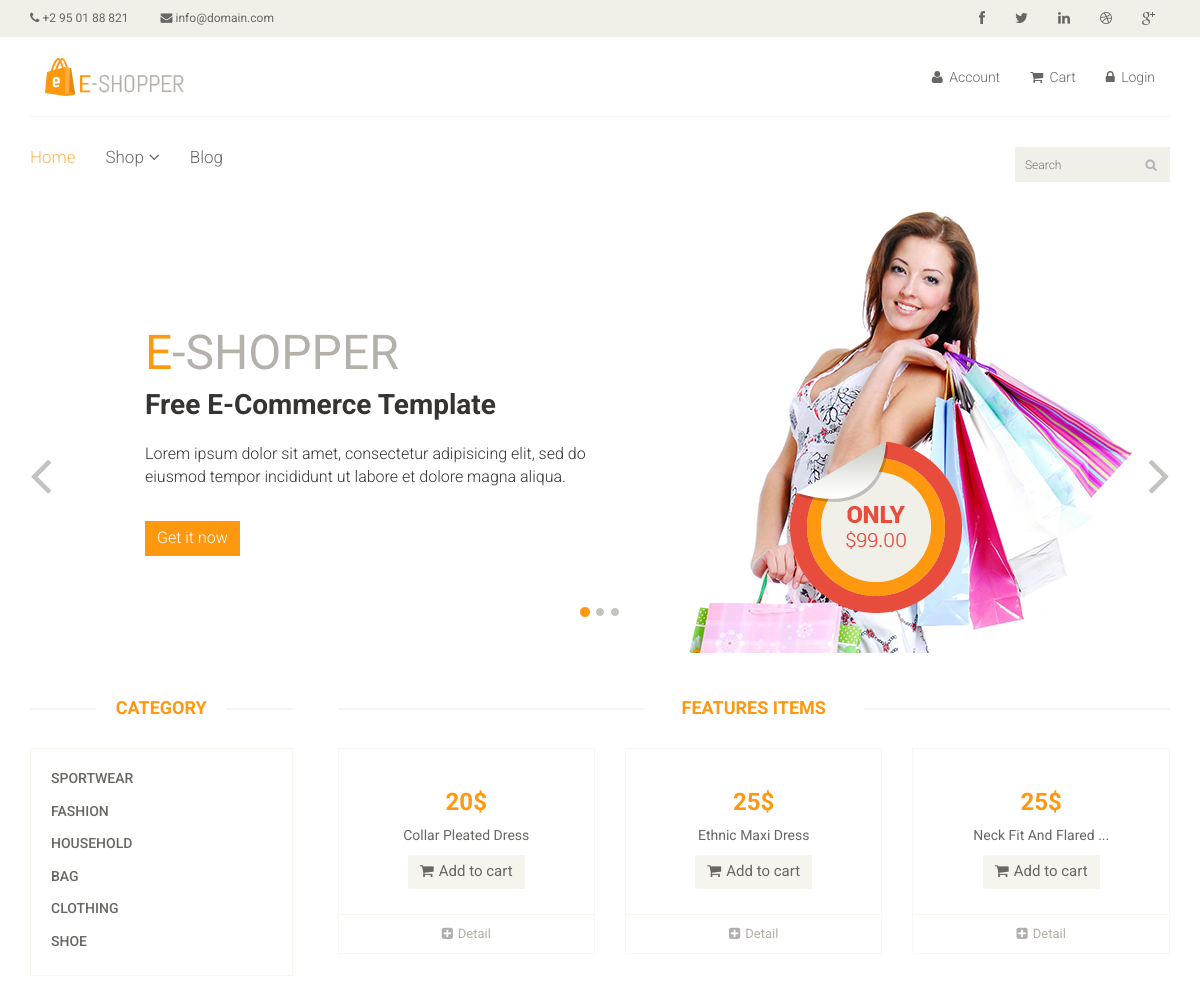
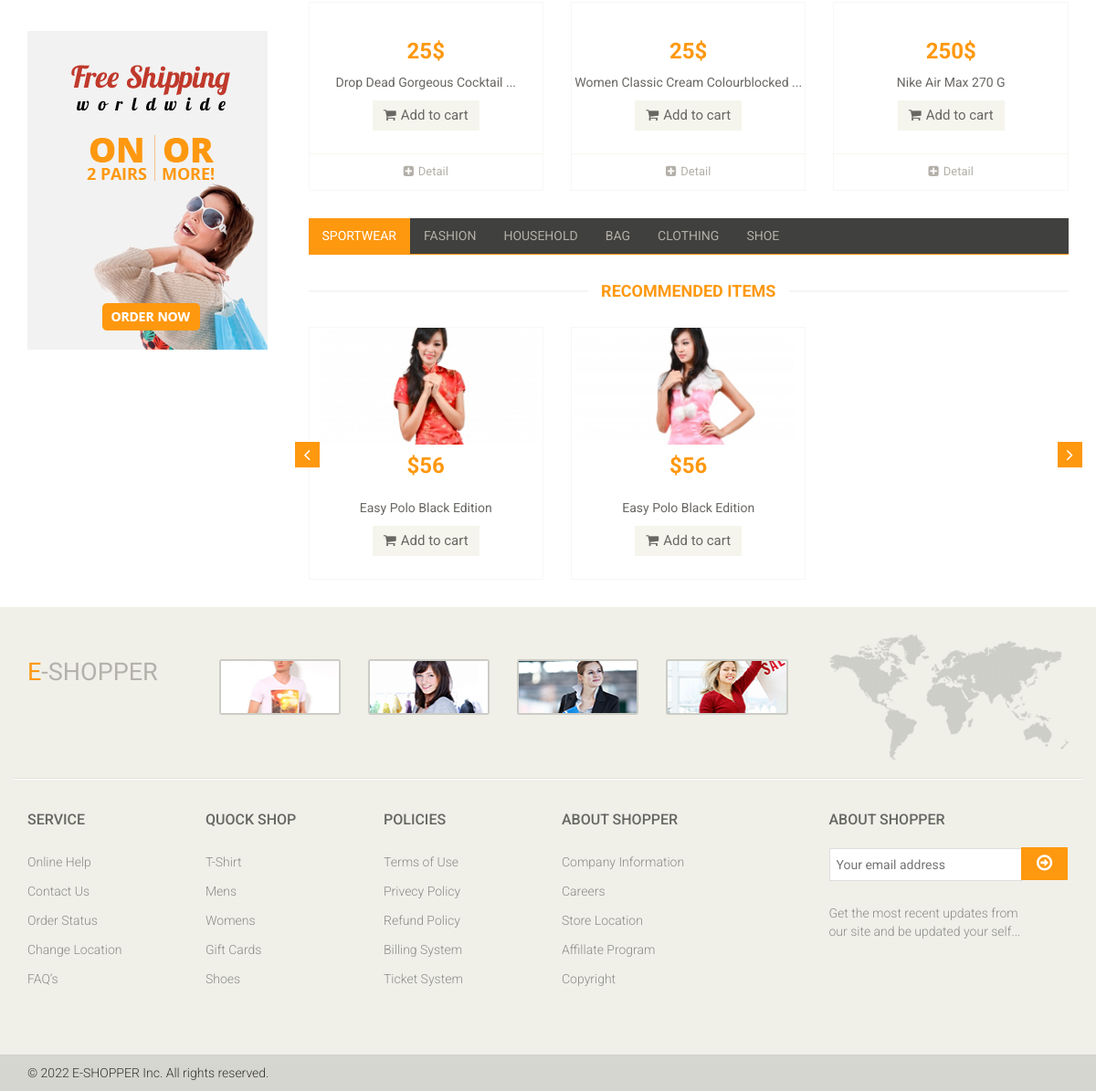
The page / on the database its author committed (2 pictures, top to bottom).
### tables this page shows
CREATE TABLE `categories` (
  `id` int(11) NOT NULL,
  `name` varchar(255) NOT NULL
);

CREATE TABLE `clothes` (
  `id` int(11) NOT NULL,
  `status` enum('hide','active','delete') DEFAULT NULL,
  `img` varchar(255) DEFAULT NULL,
  `title` varchar(255) DEFAULT NULL,
  `description` varchar(255) DEFAULT NULL,
  `category` int(11) NOT NULL,
  `sex` enum('men','women','kid','unisex') DEFAULT NULL,
  `price` float DEFAULT NULL,
  `quantity` int(11) DEFAULT NULL
);

### include/get-features-items.php (the view, shortened to what this page needs)
<?php
$query = "select * from clothes where clothes.status='active'";
$result = mysqli_query($con, $query);
$maxitem = 6;
$num_item_on_cart = 0;
while ($row = mysqli_fetch_array($result)) {
	if ($row[0] == $maxitem + 1) {
		break;
	}
	$title = $row["title"];
	$price = $row["price"];
	$id = $row['id'];
	$remain_quantity = $row['quantity'];
?>
	<div class="col-sm-4">
		<div class="product-image-wrapper">
			<div class="single-products">
				<div class="productinfo text-center">
					<h2><?= $price; ?>$</h2>
					<p><?php if (str_word_count($title) > 4) {
							$piece = explode(" ", $title);
							$title = implode(" ", array_splice($piece, 0, 4));
							echo "$title ...";
						} else echo $title; ?></p>
					<button id="add-to-cart" class="btn btn-default add-to-cart"  product-id="<?php echo $id?>" remain-quantity="<?php echo $remain_quantity?>" num-item-on-cart="<?php echo $num_item_on_cart?>">
									<i class="fa fa-shopping-cart"></i>Add to cart</button>
				</div>
				<div class="product-overlay">
					<div class="overlay-content">
					</div>
				</div>
			</div>
			<div class="choose">
				<ul class="nav nav-pills nav-justified">
					<li><a href="?quanly=product&id=<?php echo $id ?>"><i class="fa fa-plus-square"></i>Detail</a></li>
				</ul>
			</div>
		</div>
	</div>
<?php }	?>

### include/category-sidebar.php (shortened to what this page needs)
<div class="col-sm-3">
					<div class="left-sidebar">
						<h2>Category</h2>
						<div class="panel-group category-products" id="accordian">
						<?php
	$query = "select * from categories where 1";
	$result = mysqli_query($con, $query);
	while($row = mysqli_fetch_array($result)){
		$name=$row["name"];
	?>
		<div class="panel panel-default">
			<div class="panel-heading">
				<h4 class="panel-title"><a class="cate" id="<?=$name?>"	href="?quanly=product&category=<?=$name?>"><?= $name; ?></a></h4>
			</div>
		</div>
<?php }	?>
</div>
	<div class="shipping text-center">
		<img src="images/home/shipping.jpg" alt="" />
	</div>
</div>
</div>

### include/category-tab.php (shortened to what this page needs)
<?php
	$query = "select * from categories where 1";
	$result = mysqli_query($con, $query);
    $tab_menu = '';
    $i=0;
    while($row = mysqli_fetch_array($result)){
        if($i == 0){
            $tab_menu .= '<li class="active"><a href="#'.$row["id"].'" data-toggle="tab">'.$row["name"].'</a></li>';
        }else{
            $tab_menu .= '<li><a href="#'.$row["id"].'" data-toggle="tab">'.$row["name"].'</a></li>';
        }
        $i++;
    }
?>
    <div class="col-sm-12">
		<ul class="nav nav-tabs">
            <?=$tab_menu?>
		</ul>
	</div>

### css/main.css (style rules this page uses)
body { font-family: 'Roboto', sans-serif; position: relative; font-weight: 400px; }
ul li { list-style: none; }
a { -webkit-transition: 300ms; transition: 300ms; }
h1, h2, h3, h4, h5, h6 { font-family: 'Roboto', sans-serif; }
.category-products { border: 1px solid #F7F7F0; margin-bottom: 35px; padding-bottom: 20px; padding-top: 15px; }
.left-sidebar h2, .brands_products h2 { color: #FE980F; font-family: 'Roboto', sans-serif; font-size: 18px; font-weight: 700; margin: 0 auto 30px; text-align: center; text-transform: uppercase; position: relative; z-index: 3; }
.left-sidebar h2:after, h2.title:after { content: " "; position: absolute; border: 1px solid #f5f5f5; bottom: 8px; left: 0; width: 100%; height: 0; z-index: -2; }
.left-sidebar h2:before { content: " "; position: absolute; background: #fff; bottom: -6px; width: 130px; height: 30px; z-index: -1; left: 50%; margin-left: -65px; }
.category-products .panel { background-color: #FFFFFF; border: 0px; border-radius: 0px; -webkit-box-shadow: none; box-shadow: none; margin-bottom: 0px; }
.category-products .panel-default .panel-heading { background-color: #FFFFFF; border: 0 none; color: #FFFFFF; padding: 5px 20px; }
.category-products .panel-default .panel-heading .panel-title a { color: #696763; font-family: 'Roboto', sans-serif; font-size: 14px; text-decoration: none; text-transform: uppercase; }
.shipping { background-color: #F2F2F2; margin-top: 40px; overflow: hidden; padding-top: 20px; position: relative; }
.product-image-wrapper { border: 1px solid #F7F7F5; overflow: hidden; margin-bottom: 30px; }
.single-products { position: relative; }
.productinfo h2 { color: #FE980F; font-family: 'Roboto', sans-serif; font-size: 24px; font-weight: 700; }
.productinfo p { font-family: 'Roboto', sans-serif; font-size: 14px; font-weight: 400; color: #696763; }
.productinfo { position: relative; }
.product-overlay { background: rgba(254, 152, 15, .8); top: 0; display: none; height: 0; position: absolute; -webkit-transition: height 500ms ease 0s; transition: height 500ms ease 0s; width: 100%; display: block; }
.product-overlay .overlay-content { bottom: 0; position: absolute; bottom: 0; text-align: center; width: 100%; }
.add-to-cart { background: #F5F5ED; border: 0 none; border-radius: 0; color: #696763; font-family: 'Roboto', sans-serif; font-size: 15px; margin-bottom: 25px; }
.add-to-cart i { margin-right: 5px; }
.choose { border-top: 1px solid #F7F7F0; }
.choose ul li a { color: #B3AFA8; font-family: 'Roboto', sans-serif; font-size: 13px; padding-left: 0; padding-right: 0; }
.choose ul li a i { margin-right: 5px; }
.category-tab ul { background: #40403E; border-bottom: 1px solid #FE980F; list-style: none outside none; margin: 0 0 30px; padding: 0; width: 100%; }
.category-tab ul li a { border: 0 none; border-radius: 0; color: #B3AFA8; display: block; font-family: 'Roboto', sans-serif; font-size: 14px; text-transform: uppercase; }
.nav-tabs li.active a, .nav-tabs li.active a:hover, .nav-tabs li.active a:focus { -moz-border-bottom-colors: none; -moz-border-left-colors: none; -moz-border-right-colors: none; -moz-border-top-colors: none; background-color: #FE980F; border: 0px; color: #FFFFFF; cursor: default; margin-right: 0; margin-left: 0; }
.nav-tabs li a { border: 1px solid rgba(0, 0, 0, 0); border-radius: 4px 4px 0 0; line-height: 1.42857; margin-right: 0; }

### rows shown on the page
categories: name "SPORTWEAR"
categories: name "FASHION"
categories: name "HOUSEHOLD"
categories: name "BAG"
categories: name "CLOTHING"
categories: name "SHOE"
clothes: price "20", title "Collar Pleated Dress"
clothes: price "25", title "Ethnic Maxi Dress"
clothes: price "25", title "Neck Fit And Flared"
clothes: price "25", title "Drop Dead Gorgeous Cocktail"
clothes: price "25", title "Women Classic Cream Colourblocked"
clothes: price "250", title "Nike Air Max 270 G"
